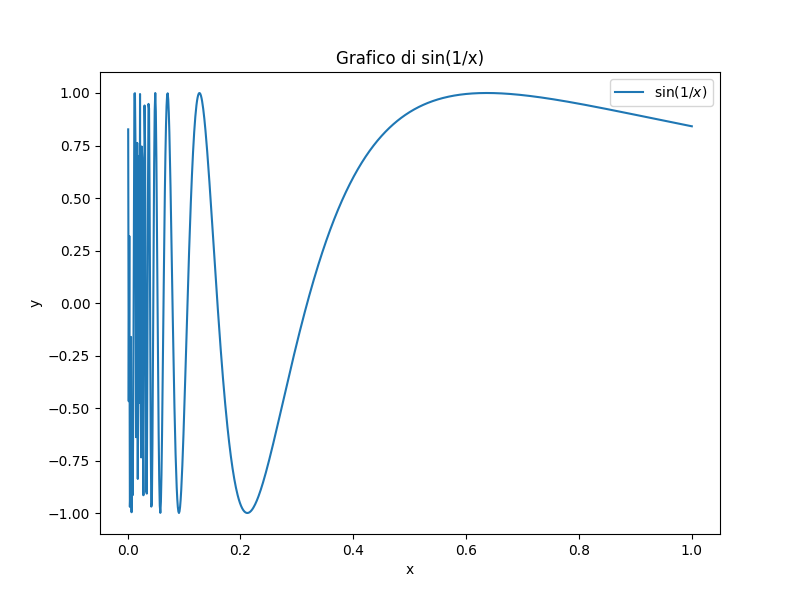

Source code (Python):
import numpy as np
import matplotlib.pyplot as plt

# Definizione del dominio (evitiamo x=0 per evitare divisione per zero)
x = np.linspace(0.001, 1, 1000)

# Calcolo dei valori della funzione sin(1/x)
y = np.sin(1 / x)

# Creazione del grafico
plt.figure(figsize=(8, 6))
plt.plot(x, y, label=r'$\sin(1/x)$')

# Aggiunta di etichette e titolo
plt.xlabel('x')
plt.ylabel('y')
plt.title('Grafico di sin(1/x)')
plt.legend()

# Mostra il grafico
plt.show()
